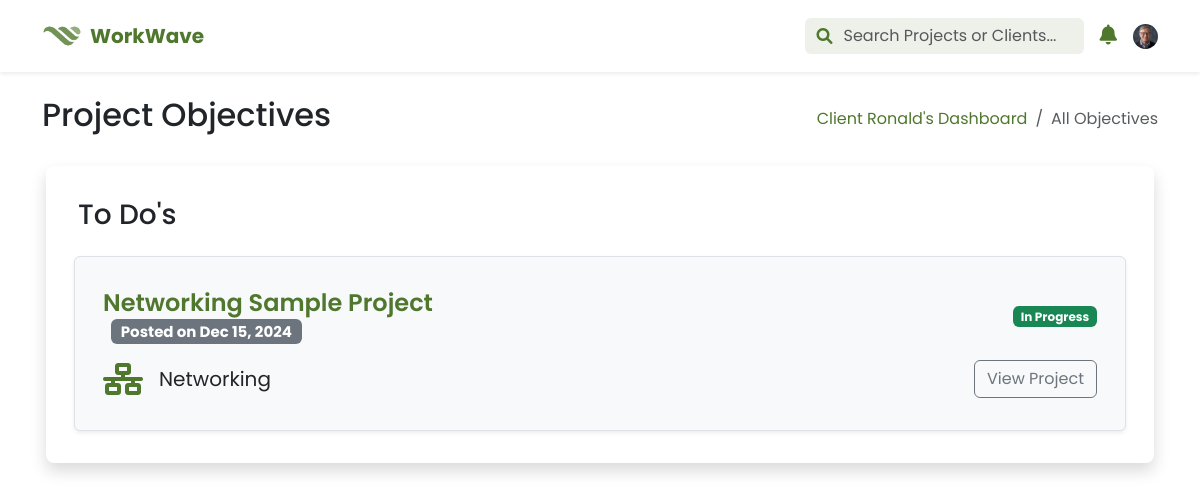
Page /pages/freelancer/projects_objectives.php (signed in) on the committed database.
### tables this page shows
CREATE TABLE `freelancer_project_submissions` (
  `id` int(11) NOT NULL,
  `project_id` int(11) NOT NULL,
  `user_id` int(11) DEFAULT NULL,
  `submission_url` varchar(255) DEFAULT NULL,
  `submission_status_id` int(11) NOT NULL DEFAULT 1,
  `created_at` timestamp NOT NULL DEFAULT current_timestamp(),
  `updated_at` timestamp NOT NULL DEFAULT current_timestamp() ON UPDATE current_timestamp()
);

CREATE TABLE `client_projects` (
  `id` int(11) NOT NULL,
  `user_id` int(11) DEFAULT NULL,
  `project_title` varchar(255) NOT NULL,
  `project_category_id` int(11) NOT NULL,
  `project_description` text DEFAULT NULL,
  `project_objective` text DEFAULT NULL,
  `project_status_id` int(11) NOT NULL DEFAULT 1,
  `project_connect_cost` int(11) DEFAULT 10,
  `project_merit_worth` int(11) DEFAULT 10,
  `created_at` timestamp NOT NULL DEFAULT current_timestamp(),
  `updated_at` timestamp NOT NULL DEFAULT current_timestamp() ON UPDATE current_timestamp()
);

### dist/php/process/proc_profile.php (called while the page is built, shortened)
<?php
$user_id = $_SESSION['user_id'];
$stmt = $mysqli->prepare("SELECT * FROM v_user_profile WHERE id = ?");
$stmt->bind_param("i", $user_id);
$stmt->execute();
$result = $stmt->get_result();
$user = $result->fetch_assoc();

### pages/freelancer/projects_objectives.php (the view, shortened to what this page needs)
<?php
include ('../../misc/modals.php');
include ('../../dist/php/process/proc_profile.php');
include ('header.php');
$query = "SELECT * FROM v_freelancer_submissions
          JOIN v_project_details ON v_freelancer_submissions.project_id = v_project_details.id
          WHERE v_freelancer_submissions.user_id = ? AND v_freelancer_submissions.status = 'rejected' OR v_freelancer_submissions.status = 'pending'
          ORDER BY v_project_details.created_at DESC;";
$stmt = $mysqli->prepare($query);
$stmt->bind_param("i", $_SESSION['user_id']);
$stmt->execute();
$projects = $stmt->get_result()->fetch_all(MYSQLI_ASSOC);
$category_icons = [
    'Writing' => 'fa-solid fa-pen-nib',
    'Translation' => 'fa-solid fa-language',
    'Graphic Design' => 'fa-solid fa-user-pen',
    'Video and Animation' => 'fa-solid fa-video',
    'UI/UX Design' => 'fa-brands fa-figma',
    'Web Development' => 'fa-solid fa-globe',
    'Mobile Development' => 'fa-solid fa-mobile',
    'Software Development' => 'fa-solid fa-file-code',
    'Digital Marketing' => 'fa-solid fa-store',
    'Sales Support' => 'fa-solid fa-phone',
    'Advertising' => 'fa-solid fa-megaphone',
    'Virtual Assistance' => 'fa-solid fa-headset',
    'Data Entry' => 'fa-solid fa-database',
    'Customer Support' => 'fa-solid fa-phone',
    'Financial Skills' => 'fa-solid fa-coins',
    'Business Consulting' => 'fa-solid fa-briefcase',
    'Human Resources' => 'fa-solid fa-users',
    'IT Support' => 'fa-solid fa-screwdriver-wrench',
    'Networking' => 'fa-solid fa-network-wired',
    'DevOps' => 'fa-solid fa-gears',
    'Engineering' => 'fa-solid fa-helmet-safety',
    'Architecture' => 'fa-brands fa-unity',
    'Manufacturing' => 'fa-solid fa-industry',
    'Coaching & Development' => 'fa-solid fa-notes-medical',
    'Health & Wellness' => 'fa-solid fa-shield-heart',
    'Contract & Documentation' => 'fa-solid fa-file-contract',
    'Compliance & Research' => 'fa-solid fa-book',
    'Data Processing' => 'fa-solid fa-chart-simple',
    'Advanced Analytics' => 'fa-solid fa-chart-line',
    'Game Development Support' => 'fa-solid fa-gamepad',
    'Monetization & Coaching' => 'fa-solid fa-chalkboard-user'
];
?>
<!DOCTYPE html>
<html lang="en">
<head>
    <link href="https://cdn.jsdelivr.net/npm/bootstrap@5.3.0/dist/css/bootstrap.min.css" rel="stylesheet">
    <link rel="stylesheet" href="https://cdnjs.cloudflare.com/ajax/libs/font-awesome/6.0.0-beta3/css/all.min.css">
    <link rel="stylesheet" href="../../dist/css/custom.css">
</head>
<body>
    <section class="container-fluid poppins">
        <div class="container">
            <div class="row mt-4 align-items-center">
                <div class="col-12 col-md-6">
                    <h2 class="text-start">Project Objectives</h2>
                </div>
                <div class="col-12 col-md-6 d-flex justify-content-md-end mt-3 mt-md-0">
                    <nav aria-label="breadcrumb">
                        <ol class="breadcrumb mb-0">
                            <li class="breadcrumb-item"><a href="dashboard.php"><?php echo htmlspecialchars($user['first_name']); ?>'s Dashboard</a></li>
                            <li class="breadcrumb-item active" aria-current="page">All Objectives</li>
                        </ol>
                    </nav>
                </div>
            </div>
            <div class="row mt-4">
                <div class="container px-3">
                    <div class="card mb-4 shadow border-0 rounded-3">
                        <div class="card-body">
                            <div class="row my-3 mx-1 border-0">
                                <h3>To Do's</h3>
                            </div>
                            <div class="row px-4">
                                <?php if (!empty($projects)): ?>
                                    <?php foreach ($projects as $project): ?>
                                        <div class="col-12 d-flex justify-content-center align-items-center p-4 rounded shadow-sm border mb-3 bg-light">
                                            <div class="col-12">
                                                <div class="row align-items-center px-3 py-2 rounded-top">
                                                    <div class="col-md-6 d-flex align-items-center ps-0">
                                                        <h5 class="mb-0">
                                                            <a href="project_details.php?id=<?php echo htmlspecialchars($project['id']); ?>"
                                                            class="text-green-50 fs-4 text-decoration-none fw-semibold">
                                                            <?php echo htmlspecialchars($project['project_title']); ?>
                                                            </a>
                                                            <span class="badge bg-secondary text-white ms-2 small">
                                                                Posted on <?php echo date('M d, Y', strtotime($project['created_at'])); ?>
                                                            </span>
                                                        </h5>
                                                    </div>
                                                    <div class="col-md-6 d-flex justify-content-end pe-0">
                                                        <span class="badge bg-success">
                                                            <?php echo ucfirst(htmlspecialchars($project['project_status'])); ?>
                                                        </span>
                                                    </div>
                                                </div>
                                                <div class="row align-items-center px-3 py-2 rounded-bottom">
                                                    <div class="col-md-6 d-flex align-items-center ms-0 ps-0">
                                                        <?php
                                                            $category = htmlspecialchars($project['project_category']);
                                                            $icon = $category_icons[$category] ?? 'fa-solid fa-folder';
                                                        ?>
                                                        <i class="<?php echo $icon; ?> me-3 text-green-50 fa-2x"></i>
                                                        <span class="fs-5">
                                                            <?php echo $category; ?>
                                                        </span>
                                                    </div>
                                                    <div class="col-md-6 d-flex justify-content-end pe-0">
                                                        <a href="project_details.php?id=<?php echo htmlspecialchars($project['project_id']); ?>"
                                                        class="btn btn-outline-secondary me-0">
                                                            View Project
                                                        </a>
                                                    </div>
                                                </div>
                                            </div>
                                        </div>
                                    <?php endforeach; ?>
                                <?php else: ?>
                                    <div class="alert alert-warning" role="alert">
                                        No projects found.
                                    </div>
                                <?php endif; ?>
                            </div>
                        </div>
                    </div>
            </div>
        </div>
    </section>
</body>
</html>

### rows in the picture
freelancer_project_submissions: project.project_title "Networking Sample Project", project.created_at "Dec 15, 2024", project_status "In Progress", category "Networking"

### other values in the picture
$user['first_name'] "Client Ronald"
